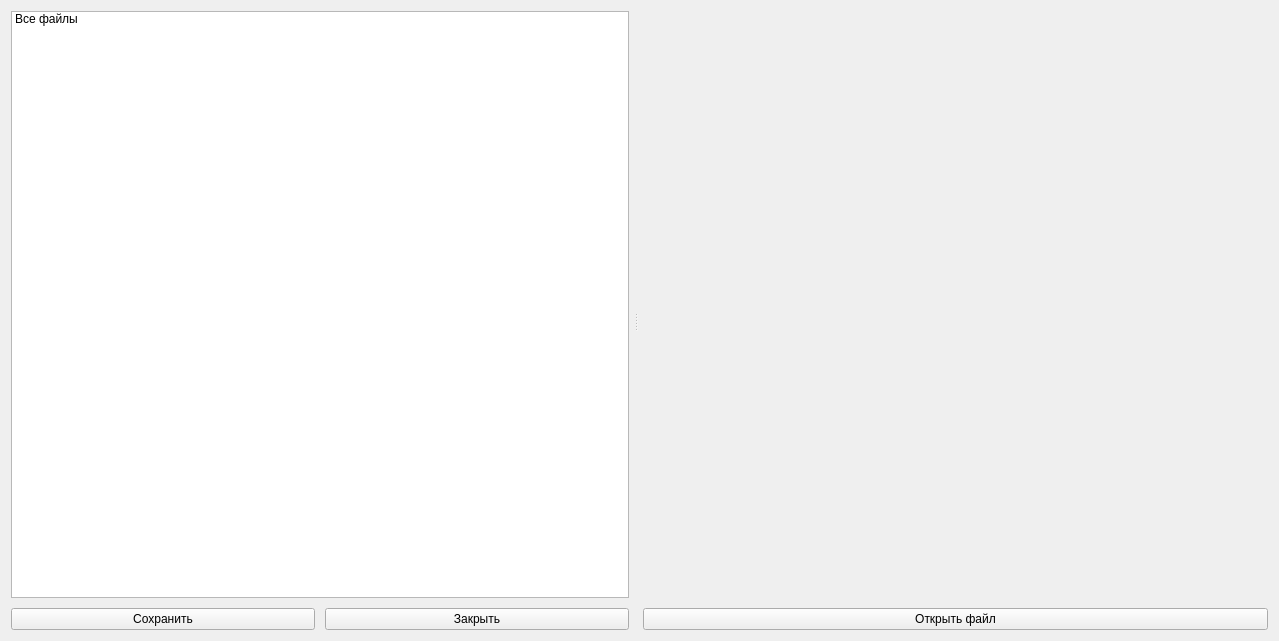
<?xml version="1.0" encoding="UTF-8"?>
<ui version="4.0">
 <class>MainWindow</class>
 <widget class="QMainWindow" name="MainWindow">
  <property name="geometry">
   <rect>
    <x>0</x>
    <y>0</y>
    <width>1279</width>
    <height>641</height>
   </rect>
  </property>
  <property name="windowTitle">
   <string>MainWindow</string>
  </property>
  <property name="autoFillBackground">
   <bool>false</bool>
  </property>
  <widget class="QWidget" name="centralwidget">
   <property name="sizePolicy">
    <sizepolicy hsizetype="Preferred" vsizetype="Preferred">
     <horstretch>0</horstretch>
     <verstretch>0</verstretch>
    </sizepolicy>
   </property>
   <layout class="QVBoxLayout" name="verticalLayout">
    <property name="spacing">
     <number>2</number>
    </property>
    <property name="leftMargin">
     <number>1</number>
    </property>
    <property name="topMargin">
     <number>1</number>
    </property>
    <property name="rightMargin">
     <number>1</number>
    </property>
    <property name="bottomMargin">
     <number>1</number>
    </property>
    <item>
     <widget class="QSplitter" name="splitter">
      <property name="sizePolicy">
       <sizepolicy hsizetype="Expanding" vsizetype="Expanding">
        <horstretch>100</horstretch>
        <verstretch>0</verstretch>
       </sizepolicy>
      </property>
      <property name="orientation">
       <enum>Qt::Horizontal</enum>
      </property>
      <property name="childrenCollapsible">
       <bool>false</bool>
      </property>
      <widget class="QWidget" name="fileListLayoutWidget">
       <layout class="QVBoxLayout" name="fileListLayout">
        <property name="spacing">
         <number>10</number>
        </property>
        <property name="leftMargin">
         <number>10</number>
        </property>
        <property name="topMargin">
         <number>10</number>
        </property>
        <property name="rightMargin">
         <number>5</number>
        </property>
        <property name="bottomMargin">
         <number>10</number>
        </property>
        <item>
         <widget class="FileListWidget" name="fileList">
          <property name="sizePolicy">
           <sizepolicy hsizetype="Expanding" vsizetype="Expanding">
            <horstretch>0</horstretch>
            <verstretch>0</verstretch>
           </sizepolicy>
          </property>
          <property name="minimumSize">
           <size>
            <width>50</width>
            <height>0</height>
           </size>
          </property>
          <property name="sizeAdjustPolicy">
           <enum>QAbstractScrollArea::AdjustIgnored</enum>
          </property>
          <property name="textElideMode">
           <enum>Qt::ElideMiddle</enum>
          </property>
          <property name="viewMode">
           <enum>QListView::ListMode</enum>
          </property>
          <property name="sortingEnabled">
           <bool>false</bool>
          </property>
          <item>
           <property name="text">
            <string>Все файлы</string>
           </property>
          </item>
         </widget>
        </item>
        <item>
         <layout class="QHBoxLayout" name="buttonsLayout">
          <item>
           <widget class="QPushButton" name="saveButton">
            <property name="enabled">
             <bool>true</bool>
            </property>
            <property name="text">
             <string>Сохранить</string>
            </property>
           </widget>
          </item>
          <item>
           <widget class="QPushButton" name="closeButton">
            <property name="enabled">
             <bool>true</bool>
            </property>
            <property name="text">
             <string>Закрыть</string>
            </property>
           </widget>
          </item>
         </layout>
        </item>
       </layout>
      </widget>
      <widget class="QStackedWidget" name="mainAreaWidget">
       <widget class="QWidget" name="fileAreaWidget">
        <layout class="QVBoxLayout" name="fileAreaLayout">
         <property name="spacing">
          <number>10</number>
         </property>
         <property name="leftMargin">
          <number>5</number>
         </property>
         <property name="topMargin">
          <number>10</number>
         </property>
         <property name="rightMargin">
          <number>10</number>
         </property>
         <property name="bottomMargin">
          <number>10</number>
         </property>
         <item>
          <widget class="AudiofileDropReceiver" name="dropReceiver" native="true">
           <property name="acceptDrops">
            <bool>true</bool>
           </property>
          </widget>
         </item>
         <item>
          <widget class="OpenFileButton" name="openFileButton">
           <property name="text">
            <string>Открыть файл</string>
           </property>
          </widget>
         </item>
        </layout>
       </widget>
       <widget class="QWidget" name="dataAreaWidget">
        <layout class="QVBoxLayout" name="dataAreaLayout">
         <item>
          <widget class="AudioMetadataWidget" name="metaDataWidget"/>
         </item>
        </layout>
       </widget>
      </widget>
     </widget>
    </item>
   </layout>
  </widget>
 </widget>
 <customwidgets>
  <customwidget>
   <class>AudiofileDropReceiver</class>
   <extends>QWidget</extends>
   <header>audiofiledropreceiver.h</header>
   <container>1</container>
  </customwidget>
  <customwidget>
   <class>FileListWidget</class>
   <extends>QListWidget</extends>
   <header>filelistwidget.h</header>
  </customwidget>
  <customwidget>
   <class>AudioMetadataWidget</class>
   <extends>QTableWidget</extends>
   <header>audiometadatawidget.h</header>
  </customwidget>
  <customwidget>
   <class>OpenFileButton</class>
   <extends>QPushButton</extends>
   <header>openfilebutton.h</header>
  </customwidget>
 </customwidgets>
 <resources/>
 <connections/>
</ui>
